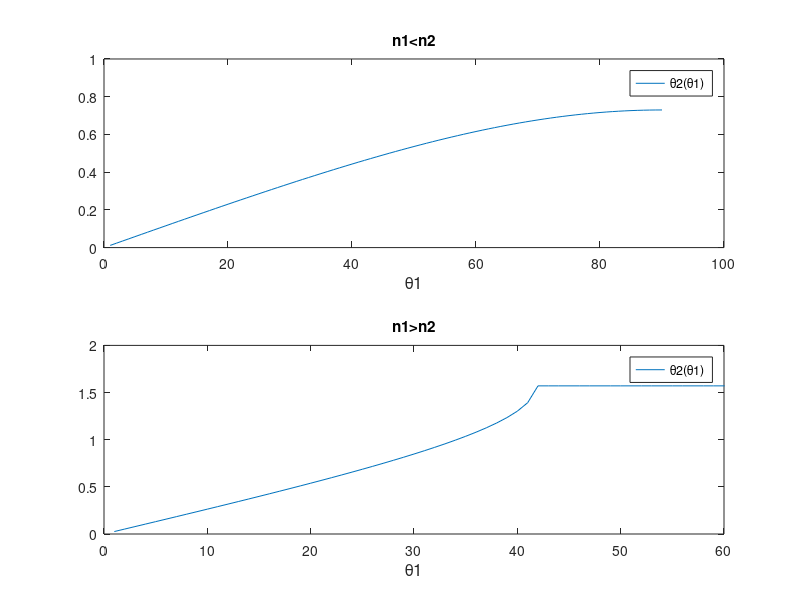
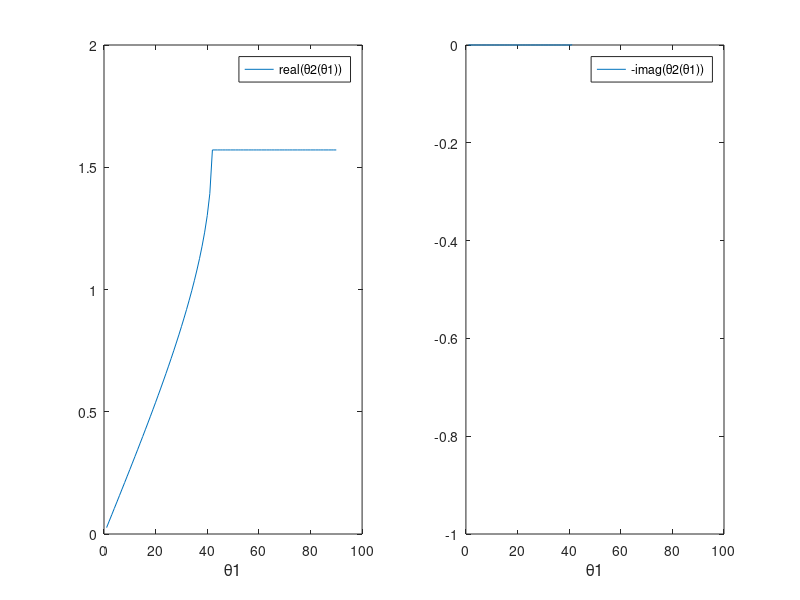

MATLAB code to generate these figures, in order:
% M4SNELL
% Snellius Law for real and imaginary angle of refraction.
% We have n1 sin?1 = n2 sin?2, or ?2 = asin((n1/n2)sin?1).
% For n1> n2, after ?1is larger than the criticl angle, ?2 becomes complex.
% with x + iy for ?2


function M4SNELL;
% 1. Graph of ????2 = asin((n1/n2)sin????1) from 0 to 90 for n1<n2

Theta1 = (1:1:90);
n1 = 1;
n2 = 1.5;
Theta2 = asin((n1/n2)*sin(2*(pi/360)*Theta1));

figure(1);
subplot(2,1,1);
plot(Theta1,Theta2);
axis([0 100 0 1]);                  % PLOTS LIMITS                    
xlabel('\theta1','Fontsize',12);
legend('\theta2(\theta1)');
title('n1<n2');

% 2. Graph of ????2 = asin((n1/n2)sin????1) from 0 to 90 for n1>n2

Theta1 = (1:1:90);
nn1 = 1.5;
nn2 =1;
Theta2 = asin((nn1/nn2)*sin(2*(pi/360)*Theta1));

subplot(2,1,2);
plot(Theta1,Theta2);
axis([0 60 0 2]);                  % PLOTS LIMITS                    
xlabel('\theta1','Fontsize',12);
legend('\theta2(\theta1)');
title('n1>n2');

% 3. Graphs of real and imaginary parts separately.

figure(2);
subplot(1,2,1);
plot(Theta1,real(Theta2));
axis([0 100 0 2]);                  % PLOTS LIMITS                    
xlabel('\theta1','Fontsize',12);
legend('real(\theta2(\theta1))');

subplot(1,2,2);
plot(Theta1,-imag(Theta2));
axis([0 100 -1 0]);                  % PLOTS LIMITS                    
xlabel('\theta1','Fontsize',12);
legend('-imag(\theta2(\theta1))');


Thetac = (360/(2*pi))*asin(nn2/nn1)
